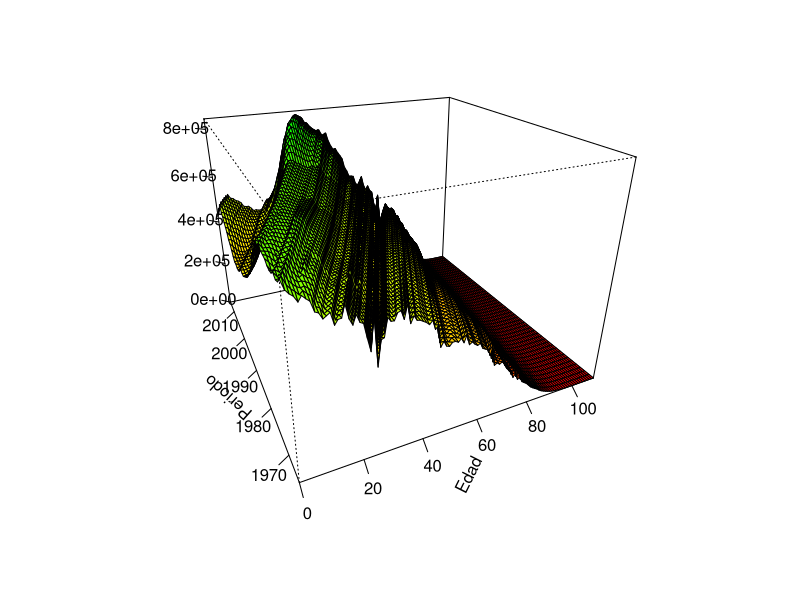
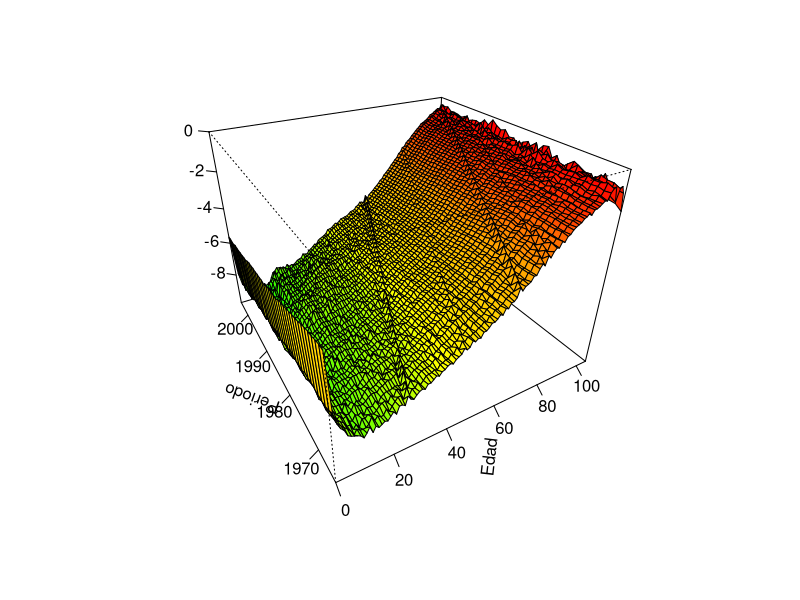

R code for these plots, in order: (Note: this script raises an error after producing the figures.)
# Universidad de Alcalá
# Master en Ciencias Actuariales y Financieras
# Diego Paul Huaraca Shagñay
# TFM: Riesgo de Longevidad en la Población Española

start <- Sys.time()
# Datos - Human Mortality Database
options(tz="Europe/Madrid")
libs <- c('readxl', 'sme', 'tidyverse', 'forecast', 'foreign', 'MASS', 'demography', 'lifecontingencies',
          'tseries','pspline','psych','xtable', 'dplyr', 'StMoMo')
lapply(libs, require, character.only = T)
rm(list=c("libs"))

# Poblacion al 1 de Enero (Expuesto inicial al riesgo)
Pxt <- read_excel("./Datos/Data_Spain.xlsx", sheet=1)
Pxt_m <- Pxt %>% dplyr::select(1:3) %>% spread(key="Year", value="Female")
Pxt_h <- Pxt %>% dplyr::select(1,2,4) %>% spread(key="Year", value="Male")
Pxt_t <- Pxt %>% dplyr::select(1,2,5) %>% spread(key="Year", value="Total")
rm(list=c("Pxt"))

# Gráfico tridimensional - data original
z <- as.matrix(Pxt_t[,17:66])
edad <- seq(0, 110, by=1)
tiempo <- seq(1965, 2014, by=1)
color <- colorRampPalette(c("red", "yellow", "green"))(50)
zfacet <- z[-1, -1] + z[-1, -length(tiempo)] + z[-length(edad), -1] + z[-length(edad), -length(tiempo)]
facetcol <- cut(zfacet, 50)
persp(edad, tiempo, z, theta=-25, phi=25, expand=0.75, xlab='Edad', col=color[facetcol],
      ylab='Periodo', zlab='', ticktype="detailed", zlim=c(0,max(z)))
rm(list=c("z", "edad", "tiempo", "color", "zfacet", "facetcol"))

# Número de defunciones correspondiente al año t
Dxt <- read_excel("./Datos/Data_Spain.xlsx", sheet=2)
Dxt_m <- Dxt %>% dplyr::select(1:3) %>% spread(key="Year", value="Female")
Dxt_h <- Dxt %>% dplyr::select(1,2,4) %>% spread(key="Year", value="Male")
Dxt_t <- Dxt %>% dplyr::select(1,2,5) %>% spread(key="Year", value="Total")
rm(list=c("Dxt"))

# Poblacion Expuesta central al riesgo 
Ext <- read_excel("./Datos/Data_Spain.xlsx", sheet=3)
Ext_m <- Ext %>% dplyr::select(1:3) %>% spread(key="Year", value="Female")
Ext_h <- Ext %>% dplyr::select(1,2,4) %>% spread(key="Year", value="Male")
Ext_t <- Ext %>% dplyr::select(1,2,5) %>% spread(key="Year", value="Total")
rm(list=c("Ext"))

# Función suavizado superficies - P-Splines
# suavizar <- function(data){
#       n_dim <- dim(data)
#       data <- as.matrix(data)
#       data_s <- mat.or.vec(n_dim[1],(n_dim[2]-1))
#       for(j in 2:n_dim[2]){
#             sp.spline <- smooth.Pspline(x = data[,1], y = data[,j], method = 4, norder = 3)
#             ajuste <- predict(sp.spline, x = data[,1])
#             data_s[,j-1] <- abs(round(ajuste[1:n_dim[1]],0))
#       }
#       colnames(data_s) <- colnames(data)[-1]
#       return(data_s)
# }


# Acotar data
acotar <- function(data, age){
      data <- as.matrix(data)[,-c(1)]
      ndim <- dim(data)
      ndata <- matrix(0, ncol=ndim[2], nrow=(age+1))
      ndata[1:age,] <- as.matrix(data)[1:age,]
      ndata[(age+1),] <- matrix(apply(as.matrix(data)[(age+1):ndim[1],], 2, sum),nrow=1)
      #ndata[(age+1),1] <- age
      colnames(ndata) <- colnames(data)
      return(ndata)
}


Ext_m <- acotar(Ext_m, 105)
Ext_h <- acotar(Ext_h, 105)
Ext_t <- acotar(Ext_t, 105)

Pxt_m <- acotar(Pxt_m, 105)
Pxt_h <- acotar(Pxt_h, 105)
Pxt_t <- acotar(Pxt_t, 105)

Dxt_m <- acotar(Dxt_m, 105)
Dxt_h <- acotar(Dxt_h, 105)
Dxt_t <- acotar(Dxt_t, 105)
rm(list=c("acotar"))

# Creación de tasas y probabilidades de muerte
ctasas <- function(dxt,ext,ini,fin){
      res <- dxt[,c(ini:fin)]/ext[,c(ini:fin)]
      return(res)
}
# data.frame(Asc=seq(1,65), Des=seq(65,1), Year=colnames(Dxt_h))
# 16=1965 - 55=2004
mxt_m <- ctasas(Dxt_m,Ext_m,16,55)
mxt_h <- ctasas(Dxt_h,Ext_h,16,55)
mxt_t <- ctasas(Dxt_t,Ext_t,16,55)
qxt_m <- ctasas(Dxt_m,Pxt_m,16,55)
qxt_h <- ctasas(Dxt_h,Pxt_h,16,55)
qxt_t <- ctasas(Dxt_t,Pxt_t,16,55)

# Gráfico tridimensional - Log tasas de mortalidad
z <- log(qxt_m)
edad <- seq(0, 105, by=1)
tiempo <- seq(1965, 2004, by=1)
color <- colorRampPalette(c("green", "yellow", "orange", "red"))(50)
zfacet <- z[-1, -1] + z[-1, -length(tiempo)] + z[-length(edad), -1] + z[-length(edad), -length(tiempo)]
facetcol <- cut(zfacet, 50)
persp(edad, tiempo, z, theta=-30, phi=30, expand=0.75, xlab='Edad', col=color[facetcol],
      ylab='Periodo', zlab='', ticktype="detailed", zlim=c(min(z),0))
rm(list=c("z", "edad", "tiempo", "color", "zfacet", "facetcol"))

# Creación objeto demogdata
data0_m <- StMoMoData(demogdata(data=qxt_m, pop=Pxt_m[,c(16:55)], ages=c(0:105), years=c(1965:2004), 
                     type="mortality", label="Spain", name="female"), type="initial")
data0_h <- StMoMoData(demogdata(data=qxt_h, pop=Pxt_h[,c(16:55)], ages=c(0:105), years=c(1965:2004), 
                     type="mortality", label="Spain", name="male"), type="initial")
data0_t <- StMoMoData(demogdata(data=qxt_t, pop=Pxt_t[,c(16:55)], ages=c(0:105), years=c(1965:2004), 
                     type="mortality", label="Spain", name="total"), type="initial")

dataC_m <- StMoMoData(demogdata(data=mxt_m, pop=Ext_m[,c(16:55)], ages=c(0:105), years=c(1965:2004), 
                     type="mortality", label="Spain", name="female"), type="central")
dataC_h <- StMoMoData(demogdata(data=mxt_h, pop=Ext_h[,c(16:55)], ages=c(0:105), years=c(1965:2004), 
                     type="mortality", label="Spain", name="male"), type="central")
dataC_t <- StMoMoData(demogdata(data=mxt_t, pop=Ext_t[,c(16:55)], ages=c(0:105), years=c(1965:2004), 
                     type="mortality", label="Spain", name="total"), type="central")



################################################
#####   Ajuste modelo Lee Carter Poisson   #####
################################################

LC <- lc(link="log", const = "sum")
LCfit_m <- fit(LC, data = dataC_m)
LCfit_h <- fit(LC, data = dataC_h)
LCfit_t <- fit(LC, data = dataC_t)
rm(list = c("LC"))

# Gráfico parámetro ax
plot(LCfit_m$ax, type='b', col=2, pch=18, ylim=c(-10,0), xlab='', ylab='')
par(new=TRUE)
plot(LCfit_h$ax, type='b', col=3, pch=20, ylim=c(-10,0), xlab='', ylab='')
legend(60, -5, legend=c("Hombres","Mujeres"), col=c("green","red"),  bty = 'n', cex=0.9, 
       pt.cex=2, inset=0.2, pch=c(20,18))


# Gráfico parametro bx
plot(LCfit_m$bx, type='b', col=2, pch=18, ylim=c(-0.045,0.05), xlab='', ylab='')
par(new=TRUE)
plot(LCfit_h$bx, type='b', col=3, pch=20, ylim=c(-0.045,0.05), xlab='', ylab='')
abline(h=0,lty=3)
legend(45, 0.001, legend=c("Hombres","Mujeres"), col=c("green","red"), bty = 'n', cex=0.9, 
       pt.cex=2, inset=0.2, pch=c(20,18))


# Gráfico parametro kt
plot(seq(1965,2004),as.numeric(LCfit_m$kt), type='b', col=2, pch=18, ylim=c(-50,50), xlab='', ylab='')
par(new=TRUE)
plot(seq(1965,2004),as.numeric(LCfit_h$kt), type='b', col=3, pch=20, ylim=c(-50,50), xlab='', ylab='')
abline(h=0,lty=3)
legend(1990, 50, legend=c("Hombres","Mujeres"), col=c("green","red"),  bty = 'n', cex=0.9, 
       pt.cex=2, inset=0.2, pch=c(20,18))


# Proyección parámetro kt
est_m <- forecast(LCfit_m, h=50, level=c(90,95))
est_h <- forecast(LCfit_h, h=50, level=c(90,95))
est_t <- forecast(LCfit_t, h=50, level=c(90,95))
plot(est_h, only.kt=TRUE, col='lightgreen')
plot(est_m, only.kt=TRUE, col='lightpink')
plot(est_t, only.kt=TRUE, col='lightblue')

# Comprobación modelos arima
tsm <- ts(as.numeric(LCfit_m$kt), start=c(1965, 1), end=c(2004, 1), frequency=1)
tsh <- ts(as.numeric(LCfit_h$kt), start=c(1965, 1), end=c(2004, 1), frequency=1)
summary(Arima(tsm, order=c(0,1,0), include.drift=TRUE))
summary(Arima(tsh, order=c(0,1,0), include.drift=TRUE))
rm(list = c("tsm", "tsh"))

# Obtención qxt estimados
for_qxt <- function(est){
      m <- exp(est$model$ax + est$model$bx %*% est$kt.f$mean)
      q <- 2*m/(2+m)
      colnames(q) <- colnames(m)
      return(m)
}

# Acota las probabilidades a 1

q1 <- function(mat){
      res <- apply(mat, 2, function(x){ifelse(x>1,1,x)})
      return(res)
}


# Gráfico tridimensional - Log tasas de mortalidad proyectadas
z <- log(q1(for_qxt(est_m)))
edad <- seq(0, 105, by=1)
tiempo <- seq(2005, 2054, by=1)
color <- colorRampPalette(c("green", "yellow", "orange", "red"))(50)
zfacet <- z[-1, -1] + z[-1, -length(tiempo)] + z[-length(edad), -1] + z[-length(edad), -length(tiempo)]
facetcol <- cut(zfacet, 50)
persp(edad, tiempo, z, theta=-30, phi=30, expand=0.75, xlab='Edad', col=color[facetcol],
      ylab='Periodo', zlab='', ticktype="detailed", zlim=c(min(z),0.1))
rm(list=c("z", "edad", "tiempo", "color", "zfacet", "facetcol"))



#######################################
######      Ajuste modelo CBD     #####
#######################################

fun_logit <- function(qxt){
      res<- log(1-qxt)-log(qxt)
      return(res)
}

# Gráfico logit qxt
q <- qxt_m
plot(fun_logit(q)[,1], col=2, type='p', ylim=c(-1.2,9.7), pch=18, ylab='')
par(new=TRUE)
plot(fun_logit(q)[,11], col=3, type='p', ylim=c(-1.2,9.7), pch=20, ylab='')
par(new=TRUE)
plot(fun_logit(q)[,21], col=4, type='p', ylim=c(-1.2,9.7), pch=18, ylab='')
par(new=TRUE)
plot(fun_logit(q)[,31], col=5, type='p', ylim=c(-1.2,9.7), pch=20, ylab='')
par(new=TRUE)
plot(fun_logit(q)[,40], col=6, type='p', ylim=c(-1.2,9.7), pch=18, ylab='logit(qxt)')
legend(6, 7, legend=c("1965", "1975", "1985", "1995", "2004"), col=c(2,3,4,5,6),  bty = 'n', cex=0.9, 
       pt.cex=2, inset=0.2, pch=c(18,20,18,20,18))
rm(list=c("q"))

# Modelo
CBD <- cbd("logit")
CBDfit_m <- fit(CBD, data = data0_m, ages.fit = 0:105, years=1965:2004)
CBDfit_h <- fit(CBD, data = data0_h, ages.fit = 0:105, years=1965:2004)
CBDfit_t <- fit(CBD, data = data0_t, ages.fit = 0:105, years=1965:2004)
rm(list=c("CBD"))

# Gráfico parámetro kt(1)
plot(seq(1965,2004),CBDfit_m$kt[1,], type='o', col=2, pch=18, ylim=c(-7,-4), xlab='', ylab='')
par(new=TRUE)
plot(seq(1965,2004),CBDfit_h$kt[1,], type='o', col=3, pch=20, ylim=c(-7,-4), xlab='', ylab='')
legend(1980, -5.8, legend=c("Hombres", "Mujeres"), col=c("green", "red"),  bty = 'n', cex=0.9, 
       pt.cex=2, inset=0.2, pch=c(20,18))

# Gráfico parámetro kt(2)
plot(seq(1965,2004),CBDfit_m$kt[2,], type='o', col=2, pch=20, ylim=c(0.04,0.13), xlab='', ylab='')
par(new=TRUE)
plot(seq(1965,2004),CBDfit_h$kt[2,], type='o', col=3, pch=20, ylim=c(0.04,0.13), xlab='', ylab='')
legend(1980, 0.077, legend=c("Hombres", "Mujeres"), col=c("green", "red"),  bty = 'n', cex=0.9, 
       pt.cex=2, inset=0.2, pch=c(20,18))

# Proyección parámetro kt
pro_m <- forecast(CBDfit_m, h=50, level=c(90,95))
pro_h <- forecast(CBDfit_h, h=50, level=c(90,95))
pro_t <- forecast(CBDfit_t, h=50, level=c(90,95))
plot(pro_m, only.kt=TRUE, col='lightpink')
plot(pro_h, only.kt=TRUE, col='lightgreen')
plot(pro_t, only.kt=TRUE, col='lightblue')


tsm <- ts(as.numeric(CBDfit_m$kt[2,]), start=c(1965, 1), end=c(2004, 1), frequency=1)
tsh <- ts(as.numeric(CBDfit_h$kt[2,]), start=c(1965, 1), end=c(2004, 1), frequency=1)
summary(Arima(tsm, order=c(0,1,0), include.drift=TRUE))
summary(Arima(tsh, order=c(0,1,0), include.drift=TRUE))
rm(list=c("tsm", "tsh"))


# Transforma vectores en matrices fila o columna
fm <- function(vector, rc){
      lon <- length(vector)
      if(rc==1){
            res <- matrix(unlist(vector), nrow=1, ncol=lon)
      } else {
            res <- matrix(unlist(vector), nrow=lon, ncol=1)
      }
      return(res)
} 


lg_qxt <- function(pro){
      # generar secuencia de 1
      x <- fm(rep(1,106),2)%*%fm(pro$kt.f$mean[1,],1) + fm(pro$ages-mean(pro$ages),2)%*% fm(pro$kt.f$mean[2,],1)
      q <- exp(x)/(1+exp(x))
      return(q)
}

lg_qxt(pro_h) - pro_h$rates

# Gráfico tridimensional - Log tasas de mortalidad
z <- log(pro_m$rates)
edad <- seq(0, 105, by=1)
tiempo <- seq(2005, 2054, by=1)
color <- colorRampPalette(c("green", "yellow", "orange", "red"))(50)
zfacet <- z[-1, -1] + z[-1, -length(tiempo)] + z[-length(edad), -1] + z[-length(edad), -length(tiempo)]
facetcol <- cut(zfacet, 50)
persp(edad, tiempo, z, theta=-30, phi=30, expand=0.75, xlab='Edad', col=color[facetcol],
      ylab='Periodo', zlab='', ticktype="detailed", zlim=c(min(z),0))
rm(list=c("z", "edad", "tiempo", "color", "zfacet", "facetcol"))


plot(log(pro_h$rates)[,1], type='b', col=2, ylim=c(-12,0))
par(new=TRUE)
plot(log(pro_h$rates)[,10], type='b', col=3, ylim=c(-12,0))
par(new=TRUE)
plot(log(pro_h$rates)[,20], type='b', col=4, ylim=c(-12,0))


########################################
#####     Ajuste modelo li-lee     #####
########################################

dataL_m <- demogdata(data=mxt_m, pop=Ext_m[,c(16:55)], ages=c(0:105), years=c(1965:2004), 
                                type="mortality", label="Spain", name="female")
dataL_h <- demogdata(data=mxt_h, pop=Ext_h[,c(16:55)], ages=c(0:105), years=c(1965:2004), 
                                type="mortality", label="Spain", name="male")
dataL_t <- demogdata(data=mxt_t, pop=Ext_t[,c(16:55)], ages=c(0:105), years=c(1965:2004), 
                                type="mortality", label="Spain", name="total")

LCT_m <- lca(dataL_m, max.age = 105)
LCT_h <- lca(dataL_h, max.age = 105)
LCT_t <- lca(dataL_t, max.age = 105)

# Gráfico parámetro ax - Hombres & Mujeres
plot(LCT_m$ax, type='b', col=2, pch=18, ylim=c(-10,0), xlab='', ylab='')
par(new=TRUE)
plot(LCT_h$ax, type='b', col=3, pch=20, ylim=c(-10,0), xlab='', ylab='')
legend(60, -5, legend=c("Hombres","Mujeres"), col=c("green","red"),  bty = 'n', cex=0.9, 
       pt.cex=2, inset=0.2, pch=c(20,18))

# Gráfico parámetro Bx - Total
plot(LCT_t$bx, type='o', col=4, pch=15, ylim=c(-0.026,0.036), xlab='', ylab='')
abline(h=0,lty=3)
legend(50, -0.003, legend=c("Total"), col=c("blue"),  bty = 'n', cex=0.9, 
       pt.cex=2, inset=0.2, pch=c(15))

# Gráfico parámetro Kt - Total
plot(LCT_t$kt, type='o', col=4, pch=15, ylim=c(-38,32), xlab='', ylab='')
abline(h=0,lty=3)
legend(1980, -15, legend=c("Total"), col=c("blue"),   bty = 'n', cex=0.9, 
       pt.cex=2, inset=0.2, pch=c(15))


res_m <- log(mxt_m)-LCT_m$ax-fm(LCT_t$bx,2)%*%fm(LCT_t$kt,1)
pres_m <- log(mxt_m)-LCT_m$ax
res_h <- log(mxt_h)-LCT_h$ax-fm(LCT_t$bx,2)%*%fm(LCT_t$kt,1)
pres_h <- log(mxt_h)-LCT_h$ax


# Ratio ajuste factor común
Rc_m <- 1-(sum(res_m^2))/(sum(pres_m^2))
Rc_m
Rc_h <- 1-(sum(res_h^2))/(sum(pres_h^2))
Rc_h
rm(list = c("Rc_m", "Rc_h"))

# SVD residuos
svd_res <- function(residuos){
      res <- residuos #- apply(residuos, 1, mean)
      const <- sum(svd(res)$u[,1])
      b <- svd(res)$u[,1]/const
      k <- const*max(svd(res)$d)*svd(res)$v[,1]
      return(list(bx=b, kt=k))
}

 
# Gráfico parámetro bx - Hombres & Mujeres
plot(svd_res(res_m)$bx, type='o', col=2, pch=18, ylim=c(-0.015,0.06), xlab='', ylab='')
par(new=TRUE)
plot(svd_res(res_h)$bx, type='o', col=3, pch=20, ylim=c(-0.015,0.06), xlab='', ylab='')
abline(h=0,lty=3)
legend(50, 0.055, legend=c("Hombres","Mujeres"), col=c("green","red"),  bty = 'n', cex=0.9, 
       pt.cex=2, inset=0.2, pch=c(20,18))

# Gráfico parámetro kt - Hombres & Mujeres
plot(svd_res(res_m)$kt, type='o', col=2, pch=18, ylim=c(-15,15), xlab='', ylab='')
par(new=TRUE)
plot(svd_res(res_h)$kt, type='o', col=3, pch=20, ylim=c(-15,15), xlab='', ylab='')
abline(h=0,lty=3)
legend(15, -5, legend=c("Hombres","Mujeres"), col=c("green","red"),  bty = 'n', cex=0.9, 
       pt.cex=2, inset=0.2, pch=c(20,18))

# Ratio ajuste incluye residuos SVD
nres_m <- log(mxt_m) - LCT_m$ax - fm(LCT_t$bx,2)%*%fm(LCT_t$kt,1) - fm(svd_res(res_m)$bx,2)%*%fm(svd_res(res_m)$kt,1)
nres_h <- log(mxt_h) - LCT_h$ax - fm(LCT_t$bx,2)%*%fm(LCT_t$kt,1) - fm(svd_res(res_h)$bx,2)%*%fm(svd_res(res_h)$kt,1)
Rca_m <- 1-(sum(nres_m^2))/(sum(pres_m^2))
Rca_m
Rca_h <- 1-(sum(nres_h^2))/(sum(pres_h^2))
Rca_h
rm(list = c("Rca_m", "Rca_h", "nres_m", "nres_h"))


# Prueba de hipótesis kt: (H0: beta=1, entonces es un RW, caso contrario es un AR(1))
hreg <- function(res){
      alfa <- 0.05
      nkt <- length(svd_res(res)$kt)
      xm <- svd_res(res)$kt[-nkt]
      ym <- svd_res(res)$kt[-1]
      btest <- abs(summary(lm(ym ~ xm))$coef[2,1]-1)/summary(lm(ym ~ xm))$coef[2,2]
      if(pt(btest,summary(lm(ym ~ xm))$df[2], lower.tail=F)>alfa/2){
            res <- "Es un RW"
      } else {
            res <- "Es un AR(1)"
      }
      btest <- abs(summary(lm(ym ~ xm+0))$coef[1,1]-1)/summary(lm(ym ~ xm+0))$coef[1,2]
      if(pt(btest,summary(lm(ym ~ xm+0))$df[2], lower.tail=F)>alfa/2){
            res1 <- "Es un RW"
      } else {
            res1 <- "Es un AR(1)"
      }
      return(list(res, res1))
}

hreg(res_m)
hreg(res_h)



# Proyección parámetro Kt y kt
pry_t <- forecast(auto.arima(LCT_t$kt), h=50, level=c(90,95))
plot(pry_t,col='blue')

tpm <- ts(svd_res(res_m)$kt, start=c(1965, 1), end=c(2004, 1), frequency=1)
tph <- ts(svd_res(res_h)$kt, start=c(1965, 1), end=c(2004, 1), frequency=1)

pry_m <- forecast(auto.arima(tpm), h=50, level=c(90,95))
plot(pry_m, col=1, fcol=1, shadecols="lightpink")
pry_h<- forecast(auto.arima(tph), h=50, level=c(90,95))
plot(pry_h, col=1, fcol=1, shadecols="lightgreen")


li_qxt <- function(LCa, LCTb, res, pryt, pry){
      estm <- exp(LCa$ax + fm(LCTb$bx,2)%*%fm(as.numeric(pryt$mean),1) + fm(svd_res(res_m)$bx,2)%*%fm(as.numeric(pry$mean),1))
      q <- 2*estm/(2+estm)
      colnames(q) <- seq(2005, 2054)
      return(q)
}


# Gráfico tridimensional - Log probabilidades de muerte
z <- log(q1(li_qxt(LCT_m, LCT_t, res_m, pry_t, pry_m)))
edad <- seq(0, 105, by=1)
tiempo <- seq(2005, 2054, by=1)
color <- colorRampPalette(c("green", "yellow", "orange", "red"))(50)
zfacet <- z[-1, -1] + z[-1, -length(tiempo)] + z[-length(edad), -1] + z[-length(edad), -length(tiempo)]
facetcol <- cut(zfacet, 50)
persp(edad, tiempo, z, theta=-30, phi=30, expand=0.75, xlab='Edad', col=color[facetcol],
      ylab='Periodo', zlab='', ticktype="detailed", zlim=c(min(z),0))
rm(list=c("z", "edad", "tiempo", "color", "zfacet", "facetcol"))


########################################
#####     Análisis de residuos     #####
########################################

# Error cuadrático medio #

ecm <- function(datar, datae){
      error <- apply(datar - datae, 2, function(x){sqrt(sum(x^2/length(x)))})
      return(error)
}

# Error porcentual absoluto medio #

epam <- function(datar, datae){
      dife <- abs(datar-datae)/datar
      error <- apply(dife, 2, function(x){sum(x)/length(x)})
      return(error)
}

# Almacenamiento de resultados
LCPm <- q1(for_qxt(est_m))
LCPh <- q1(for_qxt(est_h))
CBDm <- q1(lg_qxt(pro_m))
CBDh <- q1(lg_qxt(pro_h))
LLm <- q1(li_qxt(LCT_m, LCT_t, res_m, pry_t, pry_m))
LLh <- q1(li_qxt(LCT_h, LCT_t, res_h, pry_t, pry_h))
save(list = c("LCPm", "LCPh", "LLm", "LLh", "CBDm", "CBDh"), file = "Estimaciones.RData", envir = .GlobalEnv)

# LCP
em1 <- ecm(ctasas(Dxt_m,Pxt_m,56,65)[15:106,], for_qxt(est_m)[15:106,c(1:10)])
eh1 <- ecm(ctasas(Dxt_h,Pxt_h,56,65)[15:106,], for_qxt(est_h)[15:106,c(1:10)])

em4 <- epam(ctasas(Dxt_m,Pxt_m,56,65)[15:106,], for_qxt(est_m)[15:106,c(1:10)])
eh4 <- epam(ctasas(Dxt_h,Pxt_h,56,65)[15:106,], for_qxt(est_h)[15:106,c(1:10)])

# LL
em2 <- ecm(ctasas(Dxt_m,Pxt_m,56,65)[15:106,], li_qxt(LCT_m, LCT_t, res_m, pry_t, pry_m)[15:106,c(1:10)])
eh2 <- ecm(ctasas(Dxt_h,Pxt_h,56,65)[15:106,], li_qxt(LCT_h, LCT_t, res_h, pry_t, pry_h)[15:106,c(1:10)])

em5 <- epam(ctasas(Dxt_m,Pxt_m,56,65)[15:106,], li_qxt(LCT_m, LCT_t, res_m, pry_t, pry_m)[15:106,c(1:10)])
eh5 <- epam(ctasas(Dxt_h,Pxt_h,56,65)[15:106,], li_qxt(LCT_h, LCT_t, res_h, pry_t, pry_h)[15:106,c(1:10)])

# CBD
em3 <- ecm(ctasas(Dxt_m,Pxt_m,56,65)[15:106,], lg_qxt(pro_m)[15:106,c(1:10)])
eh3 <- ecm(ctasas(Dxt_h,Pxt_h,56,65)[15:106,], lg_qxt(pro_h)[15:106,c(1:10)])

em6 <- epam(ctasas(Dxt_m,Pxt_m,56,65)[15:106,], lg_qxt(pro_m)[15:106,c(1:10)])
eh6 <- epam(ctasas(Dxt_h,Pxt_h,56,65)[15:106,], lg_qxt(pro_h)[15:106,c(1:10)])

xtable(data.frame(LCP=eh1, LL=eh2, CBD=eh3, LCP1=eh4, LL1=eh5, CBD1=eh6), digits=6)

xtable(data.frame(LCP=em1, LL=em2, CBD=em3, LCP1=em4, LL1=em5, CBD1=em6), digits=6)


# Tiempo ejecución & Limpieza Workspace
(Sys.time() - start)
rm(list = ls())

